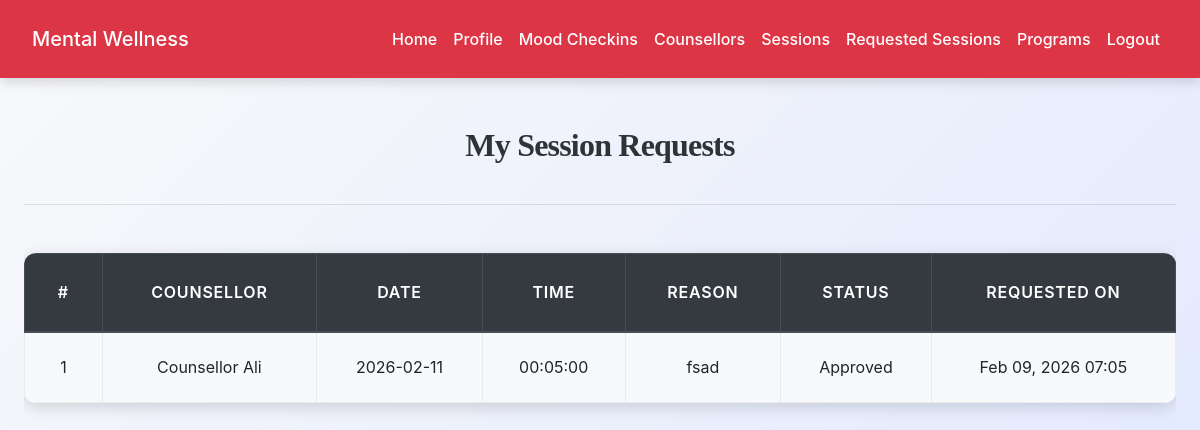
Page /participant/view_requested_session.php (signed in) on the committed database.
### tables this page shows
CREATE TABLE `session_requests` (
  `id` int(11) NOT NULL,
  `participant_id` int(11) NOT NULL,
  `counsellor_id` int(11) NOT NULL,
  `preferred_date` date DEFAULT NULL,
  `preferred_time` time DEFAULT NULL,
  `reason` text DEFAULT NULL,
  `status` enum('pending','approved','rejected') DEFAULT 'pending',
  `created_at` timestamp NOT NULL DEFAULT current_timestamp()
);

CREATE TABLE `users` (
  `id` int(11) NOT NULL,
  `role` enum('participant','counsellor') NOT NULL,
  `full_name` varchar(150) NOT NULL,
  `email` varchar(150) NOT NULL,
  `password` varchar(255) NOT NULL,
  `phone` varchar(20) DEFAULT NULL,
  `status` enum('active','inactive') DEFAULT 'active',
  `preferred_counsellor_id` int(11) DEFAULT NULL,
  `organization` varchar(150) DEFAULT NULL,
  `age` int(11) DEFAULT NULL,
  `gender` enum('male','female','other') DEFAULT NULL,
  `specialization` varchar(150) DEFAULT NULL,
  `qualification` varchar(255) DEFAULT NULL,
  `experience_years` int(11) DEFAULT NULL,
  `bio` text DEFAULT NULL,
  `created_at` timestamp NOT NULL DEFAULT current_timestamp()
);

### participant/view_requested_session.php (the view, shortened to what this page needs)
<?php
include('config.php');
$participant_id = $_SESSION['user_id'];
$stmt = $conn->prepare("
    SELECT sr.id, u.full_name AS counsellor_name, sr.preferred_date, sr.preferred_time, sr.reason, sr.status, sr.created_at
    FROM session_requests sr
    JOIN users u ON sr.counsellor_id = u.id
    WHERE sr.participant_id=?
    ORDER BY sr.created_at DESC
");
$stmt->bind_param("i", $participant_id);
$stmt->execute();
$result = $stmt->get_result();
?>
<!DOCTYPE html>
<html>
<head>
    <link rel="stylesheet" href="https://maxcdn.bootstrapcdn.com/bootstrap/4.5.2/css/bootstrap.min.css">
    <link rel="stylesheet" href="../css/style.css">
</head>
<body>
<?php include('navbar.php'); ?>
<div class="container mt-5">
    <h2>My Session Requests</h2>
    <hr>
    <?php if ($result->num_rows > 0): ?>
        <div class="table-responsive">
            <table class="table table-bordered table-striped">
                <thead class="thead-dark">
                    <tr>
                        <th>#</th>
                        <th>Counsellor</th>
                        <th>Date</th>
                        <th>Time</th>
                        <th>Reason</th>
                        <th>Status</th>
                        <th>Requested On</th>
                    </tr>
                </thead>
                <tbody>
                    <?php $count=1; while ($row = $result->fetch_assoc()): ?>
                    <tr>
                        <td><?= $count++; ?></td>
                        <td><?= htmlspecialchars($row['counsellor_name']); ?></td>
                        <td><?= htmlspecialchars($row['preferred_date']); ?></td>
                        <td><?= htmlspecialchars($row['preferred_time']); ?></td>
                        <td><?= htmlspecialchars($row['reason']); ?></td>
                        <td><?= ucfirst($row['status']); ?></td>
                        <td><?= date('M d, Y H:i', strtotime($row['created_at'])); ?></td>
                    </tr>
                    <?php endwhile; ?>
                </tbody>
            </table>
        </div>
    <?php else: ?>
        <p class="text-muted">You have not requested any sessions yet.</p>
    <?php endif; ?>
</div>
</body>
</html>

### css/style.css (style rules this page uses)
:root { --primary: #007bff; --secondary: #6c757d; --success: #28a745; --info: #17a2b8; --warning: #ffc107; --danger: #dc3545; --light: #f8f9fa; --dark: #2d3436; --accent: #ff6f61; --highlight: #6f42c1; --shadow: rgba(0, 0, 0, 0.15); --transition: all 0.3s ease-in-out; }
body { font-family: 'Inter', 'Segoe UI', Tahoma, Geneva, Verdana, sans-serif; background: linear-gradient(135deg, var(--light) 0%, #e0e7ff 100%); color: var(--dark); line-height: 1.8; margin: 0; padding: 0; min-height: 100vh; font-size: 16px; }
h1, h2, h3, h4 { text-align: center; margin: 2.5rem 0; font-family: 'Georgia', 'Times New Roman', serif; color: var(--dark); font-weight: 700; letter-spacing: -0.025em; }
h2 { font-size: 2rem; }
.container { max-width: 1200px; margin: 0 auto 3rem; padding: 0 1.5rem; }
.table { width: 100%; border-collapse: collapse; margin: 2rem 0; font-size: 1rem; background-color: #ffffff; border-radius: 12px; overflow: hidden; box-shadow: 0 4px 16px var(--shadow); transition: var(--transition); }
.table th, .table td { padding: 1.25rem; border: 1px solid #e9ecef; text-align: center; vertical-align: middle; }
.table thead th { background-color: rgb(0, 0, 0); color: white; font-weight: 600; text-transform: uppercase; letter-spacing: 0.05em; padding: 1.5rem; }
.table tbody tr { transition: var(--transition); }
.table tbody tr:nth-child(odd) { background-color: var(--light); }

### rows in the picture
session_requests: counsellor.full_name "Counsellor Ali", preferred_date "2026-02-11", preferred_time "00:05:00", reason "fsad", status "Approved", created_at "Feb 09, 2026 07:05"
